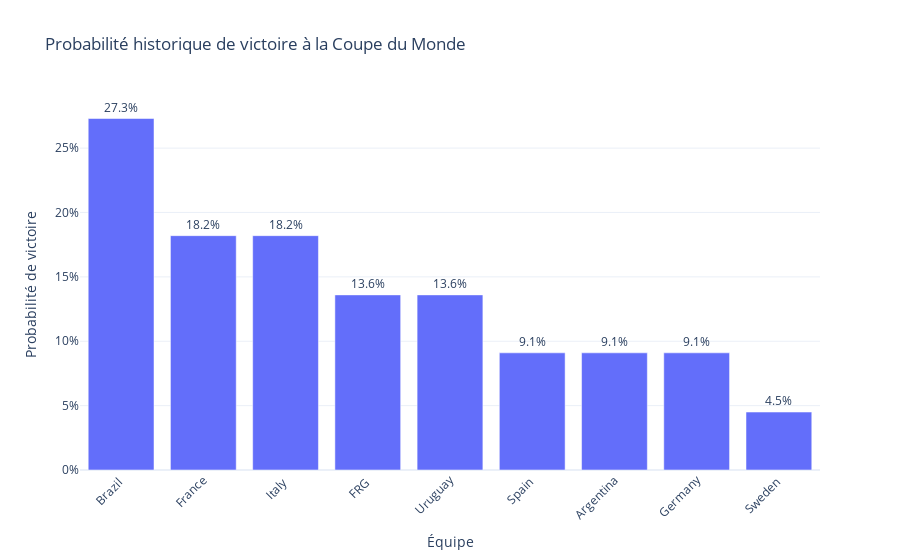

This figure's notebook cell:
### Markdown cell above
probabilité de victoire d’une équipe

### Code cell
# Probabilité de victoire d’une équipe

req_1 = """WITH finals AS (
    SELECT
        edition,
        CASE
            WHEN home_result > away_result THEN home_team
            ELSE away_team
        END AS winner
    FROM matches
    WHERE stage = 'final'
),
total_cups AS (
    SELECT COUNT(DISTINCT edition) AS total
    FROM finals
),
wins_per_team AS (
    SELECT
        winner AS team,
        COUNT(*) AS titles
    FROM finals
    GROUP BY winner
)
SELECT
    w.team,
    w.titles,
    t.total AS total_world_cups,
    ROUND(w.titles::numeric / t.total, 3) AS probability
FROM wins_per_team w
CROSS JOIN total_cups t
ORDER BY probability DESC;"""

df_matches = select_to_dataframe(
    engine,
    req_1
)


import plotly.express as px

# On suppose que df_matches contient :
# team | titles | total_world_cups | probability

fig = px.bar(
    df_matches.head(9),
    x="team",
    y="probability",
    text="probability",
    title="Probabilité historique de victoire à la Coupe du Monde",
    labels={
        "team": "Équipe",
        "probability": "Probabilité de victoire"
    }
)

# Mise en forme
fig.update_traces(
    texttemplate="%{text:.1%}",
    textposition="outside"
)

fig.update_layout(
    yaxis_tickformat=".0%",
    xaxis_tickangle=-45,
    template="plotly_white",
    bargap=0.2
)

fig.show()

### Figure 1 — Plotly figure (JSON) as saved in the notebook; plotly's stock layout.template omitted (floating-point values rounded to 4 significant figures)
{"data": [{"alignmentgroup": "True", "hovertemplate": "Équipe=%{x}<br>Probabilité de victoire=%{text}<extra></extra>", "legendgroup": "", "marker": {"color": "#636efa", "pattern": {"shape": ""}}, "name": "", "offsetgroup": "", "orientation": "v", "showlegend": false, "text": [0.273, 0.182, 0.182, 0.136, 0.136, 0.091, 0.091, 0.091, 0.045], "textposition": "outside", "texttemplate": "%{text:.1%}", "type": "bar", "x": ["Brazil ", "France", "Italy ", "FRG ", "Uruguay", "Spain ", "Argentina", "Germany", "Sweden "], "xaxis": "x", "y": [0.273, 0.182, 0.182, 0.136, 0.136, 0.091, 0.091, 0.091, 0.045], "yaxis": "y"}], "layout": {"bargap": 0.2, "barmode": "relative", "legend": {"tracegroupgap": 0}, "title": {"text": "Probabilité historique de victoire à la Coupe du Monde"}, "xaxis": {"anchor": "y", "domain": [0, 1], "tickangle": -45, "title": {"text": "Équipe"}}, "yaxis": {"anchor": "x", "domain": [0, 1], "tickformat": ".0%", "title": {"text": "Probabilité de victoire"}}}}
